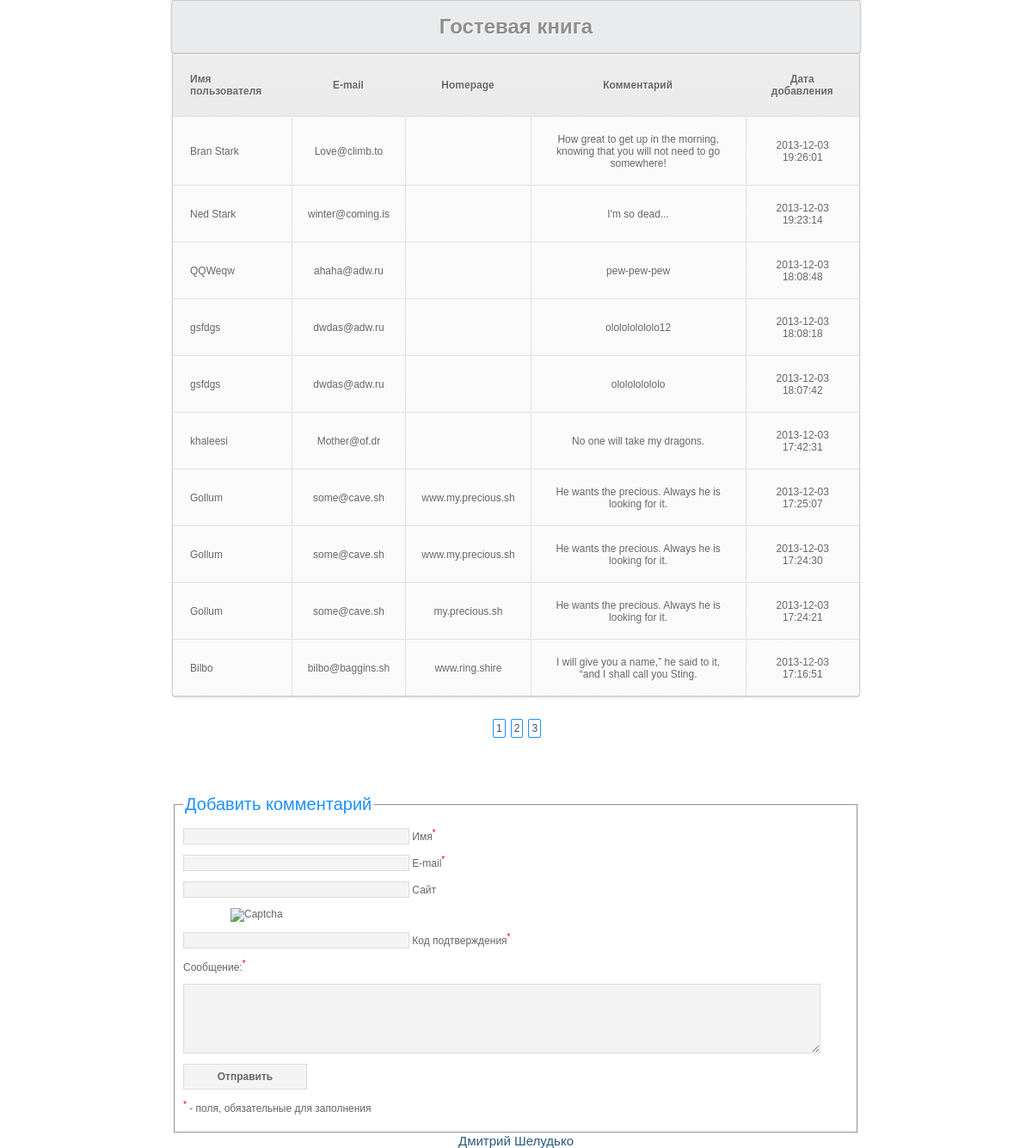
The app's page /index.php?page=2 with its own data.
### tables this page shows
CREATE TABLE IF NOT EXISTS `user_data` (
  `id` int(11) unsigned NOT NULL AUTO_INCREMENT,
  `username` varchar(255) NOT NULL DEFAULT '',
  `email` varchar(255) NOT NULL DEFAULT '',
  `homepage` varchar(255) NOT NULL DEFAULT '',
  `ip` varchar(255) NOT NULL DEFAULT '',
  `browser` varchar(255) NOT NULL DEFAULT '',
  `msg` mediumtext NOT NULL,
  `send_time` varchar(255) NOT NULL DEFAULT '',
  PRIMARY KEY (`id`)
);

### lib/form.php (the view, shortened to what this page needs)
<?php
	function addForm()
	{
		require_once "db_data.php";
		$st = 'send_time';
		$d = 'DESC';
		$mysqli = new mysqli ($host, $username, $password, $db);
		if (isset($_GET['page']))
			{
				$page = $_GET['page'];
			}
		else
			$page = 1;
		$msg_on_page = 10;
		$start_from = ($page - 1) * $msg_on_page;
		$sql = "SELECT `username`, `email`, `homepage`, `msg`, `send_time`
				FROM `user_data`
				ORDER BY $st $d LIMIT $start_from, $msg_on_page";
		$result = mysqli_query($mysqli,$sql);
			if (!$result)
				{
					die('Error: ' . mysqli_error($mysqli));
				}
			else
				{
							echo "<table class='simple-little-table' cellspacing='0'>
								<tr>
									<th>Имя пользователя</th>
									<th>E-mail</th>
									<th>Homepage</th>
									<th>Комментарий</th>
									<th>Дата добавления</th>
								</tr>";
							while ($row = mysqli_fetch_array($result))
								{
									echo "<tr>";
									echo "<td>" . $row['username'] . "</td>";
									echo "<td>" . $row['email'] . "</td>";
									echo "<td>" . $row['homepage'] . "</td>";
									echo "<td>" . $row['msg'] . "</td>";
									echo "<td>" . $row['send_time'] . "</td>";
								}
							echo "</table>";
				}
	$sql = "SELECT COUNT(id) FROM user_data";
	$result = mysqli_query($mysqli,$sql);
	if (!$result)
			{
				die('Error: ' . mysqli_error($mysqli));
			}
		else
			{
				$row = mysqli_fetch_array($result);
					$total_records = $row[0];
					$total_records = ceil($total_records / $msg_on_page);
					echo "<div id = 'pagination'>";
					for ($i = 1; $i <= $total_records; $i++)
						{
							echo "<a class = 'pager-item' href = 'index.php?page=" . $i . "'>" . $i . "</a>";
						}
					echo "</div>";
			}
	}
?>

### css/style.css (style rules this page uses)
body { color: #8f8f8f; font: 12px Tahoma, sans-serif; margin: 0; }
a { text-decoration: none; color: #2B587A; }
#pagination { display: inline; margin: 0 auto; position: relative; left: 370px; bottom: 70px; }
.pager-item { padding: 3px; margin: 3px; text-align:center; border: 1px solid #1E90FF; border-radius: 2px; }
.simple-little-table { font-family:Arial, Helvetica, sans-serif; color:#666; font-size:12px; text-shadow: 1px 1px 0px #fff; background:#eaebec; margin: 0 auto 100px auto; border:#ccc 1px solid; border-collapse:separate; -moz-border-radius:3px; -webkit-border-radius:3px; border-radius:3px; -moz-box-shadow: 0 1px 2px #d1d1d1; -webkit-box-shadow: 0 1px 2px #d1d1d1; box-shadow: 0 1px 2px #d1d1d1; }
.simple-little-table th { font-weight:bold; padding:21px 25px 22px 25px; border-top:1px solid #fafafa; border-bottom:1px solid #e0e0e0; background: #ededed; background: -webkit-gradient(linear, left top, left bottom, from(#ededed), to(#ebebeb)); background: -moz-linear-gradient(top, #ededed, #ebebeb); }
.simple-little-table th:first-child { text-align: left; padding-left:20px; }
.simple-little-table tr:first-child th:first-child { -moz-border-radius-topleft:3px; -webkit-border-top-left-radius:3px; border-top-left-radius:3px; }
.simple-little-table tr:first-child th:last-child { -moz-border-radius-topright:3px; -webkit-border-top-right-radius:3px; border-top-right-radius:3px; }
.simple-little-table tr { text-align: center; padding-left:20px; }
.simple-little-table tr td:first-child { text-align: left; padding-left:20px; border-left: 0; }
.simple-little-table tr td { padding:18px; border-top: 1px solid #ffffff; border-bottom:1px solid #e0e0e0; border-left: 1px solid #e0e0e0; background: #fafafa; background: -webkit-gradient(linear, left top, left bottom, from(#fbfbfb), to(#fafafa)); background: -moz-linear-gradient(top, #fbfbfb, #fafafa); }
.simple-little-table tr:last-child td { border-bottom:0; }
.simple-little-table tr:last-child td:first-child { -moz-border-radius-bottomleft:3px; -webkit-border-bottom-left-radius:3px; border-bottom-left-radius:3px; }
.simple-little-table tr:last-child td:last-child { -moz-border-radius-bottomright:3px; -webkit-border-bottom-right-radius:3px; border-bottom-right-radius:3px; }

### records on screen
user_data: username "Bran Stark", email "Love@climb.to", msg "How great to get up in the morning, knowing that you will not need to go somewhere!", send_time "2013-12-03 19:26:01"
user_data: username "Ned Stark", email "winter@coming.is", msg "I'm so dead...", send_time "2013-12-03 19:23:14"
user_data: username "QQWeqw", email "ahaha@adw.ru", msg "pew-pew-pew", send_time "2013-12-03 18:08:48"
user_data: username "gsfdgs", email "dwdas@adw.ru", msg "ololololololo12", send_time "2013-12-03 18:08:18"
user_data: username "gsfdgs", email "dwdas@adw.ru", msg "ololololololo", send_time "2013-12-03 18:07:42"
user_data: username "khaleesi", email "Mother@of.dr", msg "No one will take my dragons.", send_time "2013-12-03 17:42:31"
user_data: username "Gollum", email "some@cave.sh", homepage "www.my.precious.sh", msg "He wants the precious. Always he is looking for it.", send_time "2013-12-03 17:25:07"
user_data: username "Gollum", email "some@cave.sh", homepage "www.my.precious.sh", msg "He wants the precious. Always he is looking for it.", send_time "2013-12-03 17:24:30"
user_data: username "Gollum", email "some@cave.sh", homepage "my.precious.sh", msg "He wants the precious. Always he is looking for it.", send_time "2013-12-03 17:24:21"
user_data: username "Bilbo", email "bilbo@baggins.sh", homepage "www.ring.shire", msg "I will give you a name,” he said to it, “and I shall call you Sting.", send_time "2013-12-03 17:16:51"
